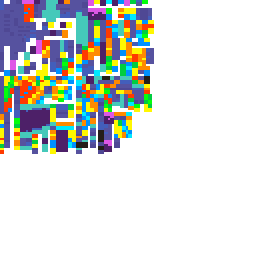
#> input picture new/assetcoloring/zilla gltf create/stantard_skins2/birthday hat_eye patch.png, 128 x 128 px, found by its file name (shown 2 times larger); its folder holds only this picture in this run
$ python change_color.py
#> lines starting #> are read from the running program, lines starting #| are printed output that depends on the picture
### new/assetcoloring/zilla gltf create/get_uri_dict.py
import glob, os

# [25 lines left out: function geturis, not called in this run]


def getfiles (path,filter):
    gltfs= []

    os.chdir(path)
    for file in glob.glob(filter):
        gltfs.append(file)
    return gltfs

### new/assetcoloring/zilla gltf create/change_color.py
# -*- coding: utf-8 -*-
from tracemalloc import start
from PIL import Image
import get_uri_dict

print('SKIN COLOR CHANGE')


path = "/home/flo/projekt/new/assetcoloring/zilla gltf create/"
List=get_uri_dict.getfiles(path+'stantard_skins2/',"*.png")
for part in List:
    print('\r└[read given img data] of '+ part, end='')
    image = Image.open(path+'stantard_skins2/' + part)
#> image is the input picture: PIL image 128x128 RGBA; mean R, G, B, A 37.8, 41.4, 37.6, 78
    #print(image)
    #print(image.mode)
    rgba=image.convert("RGBA")
    datas = rgba.getdata()

    og = []
    DarkPink = []
    Pink = []
    Cream = []
    Crocodile = []
    DarkCyan = []
    DarkPurple = []
    Fire=[]
    Grayscale=[]
    HunterGreen =[]
    Independance_blue = []
    Kelly_green = []
    Light_orange = []
    Light_purple=[]
    Orange = []
    Pale_Green = []
    Persian = []
    Pidgeon_Blue = []
    Red = []
    Violet = []
    Blue = []
    #print(datas)
    for item in datas:
        if(item[0] == 86 and item[1]==82 and item[2]==159 and item[3]==255): #normal skin //piink normal
            DarkPink.append((255, 85, 170, 255))
            Pink.append((255,127,170,255))
            Cream.append((224,177,175,255))
            Crocodile.append((87,86,59,255))
            DarkCyan.append((0,85,85,255))
            DarkPurple.append((85,85,170,255))
            Fire.append((170,85,85,255))
            Grayscale.append((105,105,105,255))
            HunterGreen.append((85,170,85,255))
            Independance_blue.append((101,85,116,255))
            Kelly_green.append((0,170,0,255))
            Light_orange.append((255,170,0,255))
            Light_purple.append((170,85,255,255))
            Orange.append((255,149,0,255))
            Pale_Green.append((85,255,170,255))
            Persian.append((0,170,170,255))
            Pidgeon_Blue.append((85,93,116,255))
            Red.append((170,0,0,255))
            Violet.append((85,85,170,255))
            Blue.append((85,85,255,255))
            og.append((85,95,120,255))
        elif(item[0] == 79 and item[1]==72 and item[2]==148 and item[3]==255):#darker skin //normal-20
            DarkPink.append((235, 65, 150, 255))
            Pink.append((235,107,150,255))
            Cream.append((204,157,155,255))
            Crocodile.append((67,66,39,255))
            DarkCyan.append((0,65,65,255))
            DarkPurple.append((65,65,150,255))
            Fire.append((150,65,65,255))
            Grayscale.append((85,85,85,255))
            HunterGreen.append((65,150,65,255))
            Independance_blue.append((81,65,96,255))
            Kelly_green.append((0,150,0,255))
            Light_orange.append((235,150,0,255))
            Light_purple.append((150,65,235,255))
            Orange.append((235,129,0,255))
            Pale_Green.append((65,235,150,255))
            Persian.append((0,150,150,255))
            Pidgeon_Blue.append((65,73,96,255))
            Red.append((150,0,0,255))
            Violet.append((65,65,150,255))
            Blue.append((75,75,245,255))
            og.append((75,85,110,255))
        elif(item[0] == 69 and item[1]==201 and item[2]==186 and item[3]==255):#belly
            DarkPink.append((255, 218, 236, 255))
            Pink.append((255,255,255,255))
            Cream.append((255,255,255,255))
            Crocodile.append((255,170,221,255))
            DarkCyan.append((170,255,170,255))
            DarkPurple.append((255,255,170,255))
            Fire.append((255,255,85,255))
            Grayscale.append((255,255,255,255))
            HunterGreen.append((255,255,255,255))
            Independance_blue.append((170,255,255,255))
            Kelly_green.append((255,255,170,255))
            Light_orange.append((255,255,170,255))
            Light_purple.append((255,255,170,255))
            Orange.append((255,255,170,255))
            Pale_Green.append((255,255,255,255))
            Persian.append((255,255,170,255))
            Pidgeon_Blue.append((255,255,170,255))
            Red.append((255,170,85,255))
            Violet.append((170,255,255,255))
            Blue.append((186,255,210,255))
            og.append((255,255,255,255))
        elif(item[0] == 67 and item[1]==94 and item[2]==187 and item[3]==255):#berfore belly
            DarkPink.append((255, 170, 170, 255))
            Pink.append((255,212,170,255))
            Cream.append((255,242,219,255))
            Crocodile.append((224,164,159,255))
            DarkCyan.append((0,176,147,255))
            DarkPurple.append((255,170,255,255))
            Fire.append((255,217,0,255))
            Grayscale.append((222,222,222,255))
            HunterGreen.append((255,255,170,255))
            Independance_blue.append((159,180,224,255))
            Kelly_green.append((187,239,0,255))
            Light_orange.append((255,255,0,255))
            Light_purple.append((224,194,255,255))
            Orange.append((255,227,118,255))
            Pale_Green.append((255,255,187,255))
            Persian.append((85,255,170,255))
            Pidgeon_Blue.append((159,224,218,255))
            Red.append((255,110,110,255))
            Violet.append((85,164,170,255))
            Blue.append((138,212,255,255))
            og.append((159,177,224,255))
        elif(item[0] == 234 and item[1]==219 and item[2]==206 and item[3]==255):#theeth
            DarkPink.append(item)
            Pink.append(item)
            Cream.append(item)
            Crocodile.append(item)
            DarkCyan.append(item)
            DarkPurple.append(item)
            Fire.append(item)
            Grayscale.append((item))
            HunterGreen.append(item)
            Independance_blue.append(item)
            Kelly_green.append(item)
            Light_orange.append(item)
            Light_purple.append(item)
            Orange.append(item)
            Pale_Green.append(item)
            Persian.append(item)
            Pidgeon_Blue.append(item)
            Red.append(item)
            Violet.append(item)
            Blue.append(item)
            og.append(item)
        elif(item[0] == 0 and item[1]==0 and item[2]==0 and item[3]==0):#transparent
            DarkPink.append(item)
            Pink.append(item)
            Cream.append(item)
            Crocodile.append(item)
            DarkCyan.append(item)
            DarkPurple.append(item)
            Fire.append(item)
            Grayscale.append(item)
            HunterGreen.append(item)
            Independance_blue.append(item)
            Kelly_green.append(item)
            Light_orange.append(item)
            Light_purple.append(item)
            Orange.append(item)
            Pale_Green.append(item)
            Persian.append(item)
            Pidgeon_Blue.append(item)
            Red.append(item)
            Violet.append(item)
            Blue.append(item)
            og.append(item)
        elif(item[0] == 222 and item[1]==87 and item[2]==230 and item[3]==255):#topspikes
            DarkPink.append((0, 170, 85, 255))
            Pink.append((152,106,170,255))
            Cream.append((255,175,85,255))
            Crocodile.append((170,91,85,255))
            DarkCyan.append((255,170,0,255))
            DarkPurple.append((88,43,185,255))
            Fire.append((85,85,170,255))
            Grayscale.append((99,99,99,255))
            HunterGreen.append((0,115,85,255))
            Independance_blue.append((85,113,170,255))
            Kelly_green.append((0,85,85,255))
            Light_orange.append((255,170,0,255))
            Light_purple.append((0,142,85,255))
            Orange.append((0,170,255,255))
            Pale_Green.append((255,168,151,255))
            Persian.append((170,85,85,255))
            Red.append((255,135,0,255))
            Pidgeon_Blue.append((120,240,228,255))
            Violet.append((170,0,170,255))
            Blue.append((168,64,113,255))
            og.append((58,109,170,255))
        elif(item[0] == 77 and item[1]==32 and item[2]==104 and item[3]==255):#bottomspikes
            DarkPink.append((0, 102, 85, 255))
            Pink.append((86,84,170,255))
            Cream.append((255,85,85,255))
            Crocodile.append((87,86,59,255))
            DarkCyan.append((255,85,0,255))
            DarkPurple.append((85,0,85,255))
            Fire.append((85,0,170,255))
            Grayscale.append((64,64,64,255))
            HunterGreen.append((0,85,85,255))
            Independance_blue.append((66,88,132,255))
            Kelly_green.append((0,106,0,255))
            Light_orange.append((170,85,0,255))
            Light_purple.append((0,85,85,255))
            Orange.append((0,85,255,255))
            Pale_Green.append((255,85,170,255))
            Persian.append((85,85,85,255))
            Pidgeon_Blue.append((66,132,125,255))
            Red.append((255,85,0,255))
            Violet.append((85,0,170,255))
            Blue.append((112,42,84,255))
            og.append((66,85,132,255))
        elif(item[0] == 90 and item[1]==47 and item[2]==123 and item[3]==255):#also bottomspikes? lol
            DarkPink.append((0, 102, 85, 255))
            Pink.append((86,84,170,255))
            Cream.append((255,85,85,255))
            Crocodile.append((132,70,66,255))
            DarkCyan.append((255,85,0,255))
            DarkPurple.append((85,0,85,255))
            Fire.append((85,0,170,255))
            Grayscale.append((64,64,64,255))
            HunterGreen.append((0,85,85,255))
            Independance_blue.append((66,88,132,255))
            Kelly_green.append((0,106,0,255))
            Light_orange.append((170,85,0,255))
            Light_purple.append((0,85,85,255))
            Orange.append((0,85,255,255))
            Pale_Green.append((255,85,170,255))
            Persian.append((85,85,85,255))
            Pidgeon_Blue.append((66,132,125,255))
            Red.append((255,85,0,255))
            Violet.append((85,0,170,255))
            Blue.append((112,42,84,255))
            og.append((66,85,132,255))
        elif(item[0] == 36 and item[1]==30 and item[2]==23 and item[3]==255):# nearly black
            DarkPink.append(item)
            Pink.append(item)
            Cream.append(item)
            Crocodile.append(item)
            DarkCyan.append(item)
            DarkPurple.append(item)
            Fire.append(item)
            Grayscale.append(item)
            HunterGreen.append(item)
            Independance_blue.append(item)
            Kelly_green.append(item)
            Light_orange.append(item)
            Light_purple.append(item)
            Orange.append(item)
            Pale_Green.append(item)
            Persian.append(item)
            Pidgeon_Blue.append(item)
            Red.append(item)
            Violet.append(item)
            Blue.append(item)
            og.append(item)
        elif(item[0] == 105 and item[1]==22 and item[2]==22 and item[3]==255):# mouth intern
            DarkPink.append(item)
            Pink.append(item)
            Cream.append(item)
            Crocodile.append(item)
            DarkCyan.append(item)
            DarkPurple.append(item)
            Fire.append(item)
            Grayscale.append(item)
            HunterGreen.append(item)
            Independance_blue.append(item)
            Kelly_green.append(item)
            Light_orange.append(item)
            Light_purple.append(item)
            Orange.append(item)
            Pale_Green.append(item)
            Persian.append(item)
            Pidgeon_Blue.append(item)
            Red.append(item)
            Violet.append(item)
            Blue.append(item)
            og.append(item)
        else:
            DarkPink.append(item)
            Pink.append(item)
            Cream.append(item)
            Crocodile.append(item)
            DarkCyan.append(item)
            DarkPurple.append(item)
            Fire.append(item)
            Grayscale.append(item)
            HunterGreen.append(item)
            Independance_blue.append(item)
            Kelly_green.append(item)
            Light_orange.append(item)
            Light_purple.append(item)
            Orange.append(item)
            Pale_Green.append(item)
            Persian.append(item)
            Pidgeon_Blue.append(item)
            Red.append(item)
            Violet.append(item)
            Blue.append(item)
            og.append(item)
#> this loop made 16384 passes
#> item on passes 1 to 3: (67, 94, 187, 255), (67, 94, 187, 255), (255, 255, 255, 255)
#> after the loop, Blue = 16384 items, first 6: (138, 212, 255, 255), (138, 212, 255, 255), (255, 255, 255, 255), (255, 255, 255, 255), (255, 255, 255, 255), (85, 85, 255, 255); Cream = 16384 items, first 6: (255, 242, 219, 255), (255, 242, 219, 255), (255, 255, 255, 255), (255, 255, 255, 255), (255, 255, 255, 255), (224, 177, 175, 255); Crocodile = 16384 items, first 6: (224, 164, 159, 255), (224, 164, 159, 255), (255, 255, 255, 255), (255, 255, 255, 255), (255, 255, 255, 255), (87, 86, 59, 255); DarkCyan = 16384 items, first 6: (0, 176, 147, 255), (0, 176, 147, 255), (255, 255, 255, 255), (255, 255, 255, 255), (255, 255, 255, 255), (0, 85, 85, 255); DarkPink = 16384 items, first 6: (255, 170, 170, 255), (255, 170, 170, 255), (255, 255, 255, 255), (255, 255, 255, 255), (255, 255, 255, 255), (255, 85, 170, 255); DarkPurple = 16384 items, first 6: (255, 170, 255, 255), (255, 170, 255, 255), (255, 255, 255, 255), (255, 255, 255, 255), (255, 255, 255, 255), (85, 85, 170, 255); Fire = 16384 items, first 6: (255, 217, 0, 255), (255, 217, 0, 255), (255, 255, 255, 255), (255, 255, 255, 255), (255, 255, 255, 255), (170, 85, 85, 255); Grayscale = 16384 items, first 6: (222, 222, 222, 255), (222, 222, 222, 255), (255, 255, 255, 255), (255, 255, 255, 255), (255, 255, 255, 255), (105, 105, 105, 255); HunterGreen = 16384 items, first 6: (255, 255, 170, 255), (255, 255, 170, 255), (255, 255, 255, 255), (255, 255, 255, 255), (255, 255, 255, 255), (85, 170, 85, 255); Independance_blue = 16384 items, first 6: (159, 180, 224, 255), (159, 180, 224, 255), (255, 255, 255, 255), (255, 255, 255, 255), (255, 255, 255, 255), (101, 85, 116, 255); Kelly_green = 16384 items, first 6: (187, 239, 0, 255), (187, 239, 0, 255), (255, 255, 255, 255), (255, 255, 255, 255), (255, 255, 255, 255), (0, 170, 0, 255); Light_orange = 16384 items, first 6: (255, 255, 0, 255), (255, 255, 0, 255), (255, 255, 255, 255), (255, 255, 255, 255), (255, 255, 255, 255), (255, 170, 0, 255); Light_purple = 16384 items, first 6: (224, 194, 255, 255), (224, 194, 255, 255), (255, 255, 255, 255), (255, 255, 255, 255), (255, 255, 255, 255), (170, 85, 255, 255); Orange = 16384 items, first 6: (255, 227, 118, 255), (255, 227, 118, 255), (255, 255, 255, 255), (255, 255, 255, 255), (255, 255, 255, 255), (255, 149, 0, 255); Pale_Green = 16384 items, first 6: (255, 255, 187, 255), (255, 255, 187, 255), (255, 255, 255, 255), (255, 255, 255, 255), (255, 255, 255, 255), (85, 255, 170, 255); Persian = 16384 items, first 6: (85, 255, 170, 255), (85, 255, 170, 255), (255, 255, 255, 255), (255, 255, 255, 255), (255, 255, 255, 255), (0, 170, 170, 255); Pidgeon_Blue = 16384 items, first 6: (159, 224, 218, 255), (159, 224, 218, 255), (255, 255, 255, 255), (255, 255, 255, 255), (255, 255, 255, 255), (85, 93, 116, 255); Pink = 16384 items, first 6: (255, 212, 170, 255), (255, 212, 170, 255), (255, 255, 255, 255), (255, 255, 255, 255), (255, 255, 255, 255), (255, 127, 170, 255); Red = 16384 items, first 6: (255, 110, 110, 255), (255, 110, 110, 255), (255, 255, 255, 255), (255, 255, 255, 255), (255, 255, 255, 255), (170, 0, 0, 255); Violet = 16384 items, first 6: (85, 164, 170, 255), (85, 164, 170, 255), (255, 255, 255, 255), (255, 255, 255, 255), (255, 255, 255, 255), (85, 85, 170, 255); og = 16384 items, first 6: (159, 177, 224, 255), (159, 177, 224, 255), (255, 255, 255, 255), (255, 255, 255, 255), (255, 255, 255, 255), (85, 95, 120, 255)
            #print(item)

    rgba.putdata(DarkPink)
    rgba.save(path + "skins/dark pink/dark pink_"+ part, "PNG")
    rgba.putdata(Pink)
    rgba.save(path+"skins/pink/pink_"+part, "PNG")
    rgba.putdata(Cream)
    rgba.save(path+"skins/cream/cream_"+part, "PNG")
    rgba.putdata(Crocodile)
    rgba.save(path+"skins/crocodile/crocodile_"+part, "PNG")
    rgba.putdata(DarkCyan)
    rgba.save(path+"skins/dark cyan/dark cyan_"+part, "PNG")
    rgba.putdata(DarkPurple)
    rgba.save(path+"skins/dark purple/dark purple_"+part, "PNG")
    rgba.putdata(Fire)
    rgba.save(path+"skins/fire/fire_"+part, "PNG")
    rgba.putdata(Grayscale)
    rgba.save(path+"skins/grayscale/grayscale_"+part, "PNG")
    rgba.putdata(HunterGreen)
    rgba.save(path+"skins/hunter green/hunter green_"+part, "PNG")
    rgba.putdata(Independance_blue)
    rgba.save(path+"skins/independance blue/independance blue_"+part, "PNG")
    rgba.putdata(Kelly_green)
    rgba.save(path+"skins/kelly green/kelly green_"+part, "PNG")
    rgba.putdata(Light_orange)
    rgba.save(path+"skins/light orange/light orange_"+part, "PNG")
    rgba.putdata(Light_purple)
    rgba.save(path+"skins/light purple/light purple_"+part, "PNG")
    rgba.putdata(Orange)
    rgba.save(path+"skins/orange/orange_"+part, "PNG")
    rgba.putdata(Pale_Green)
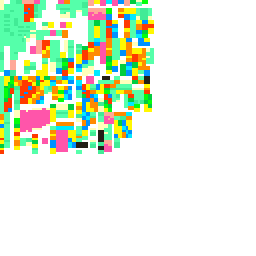
#> rgba: PIL image 128x128 RGBA (shown 2 times larger); mean R, G, B, A 50, 62.1, 41.4, 78; transparent parts drawn white
    rgba.save(path+"skins/pale green/pale green_"+part, "PNG")
    rgba.putdata(Persian)
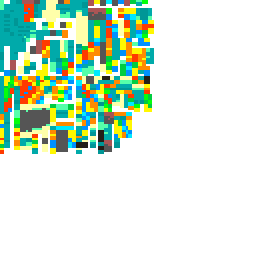
#> rgba: PIL image 128x128 RGBA (shown 2 times larger); mean R, G, B, A 35.8, 54.1, 36.2, 78; transparent parts drawn white
    rgba.save(path+"skins/persian green/persian green_"+part, "PNG")
    rgba.putdata(Pidgeon_Blue)
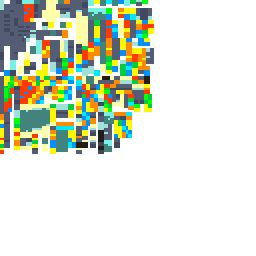
#> rgba: PIL image 128x128 RGBA (shown 2 times larger); mean R, G, B, A 43.2, 49.1, 34.1, 78; transparent parts drawn white
    rgba.save(path+"skins/pigeon blue/pigeon blue_"+part, "PNG")
    rgba.putdata(Red)
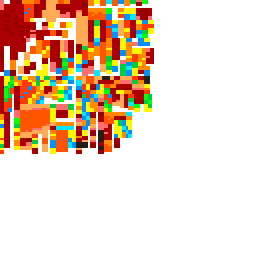
#> rgba: PIL image 128x128 RGBA (shown 2 times larger); mean R, G, B, A 57.4, 35.4, 15.9, 78; transparent parts drawn white
    rgba.save(path+"skins/red/red_"+part, "PNG")
    rgba.putdata(Violet)
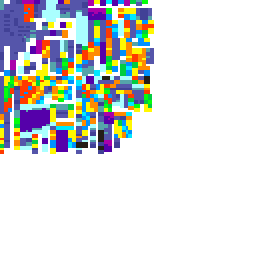
#> rgba: PIL image 128x128 RGBA (shown 2 times larger); mean R, G, B, A 40.4, 42.7, 41.2, 78; transparent parts drawn white
    rgba.save(path+"skins/violet/violet_"+part, "PNG")
    rgba.putdata(Blue)
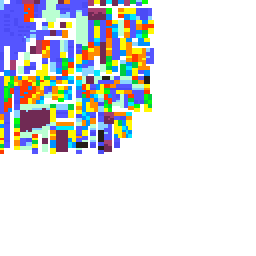
#> rgba: PIL image 128x128 RGBA (shown 2 times larger); mean R, G, B, A 42.5, 45, 46.4, 78; transparent parts drawn white
    rgba.save(path+"skins/blue/blue_"+part, "PNG")
    rgba.putdata(og)
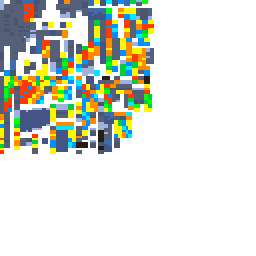
#> rgba: PIL image 128x128 RGBA (shown 2 times larger); mean R, G, B, A 42.9, 46.7, 37, 78; transparent parts drawn white
    rgba.save(path+"skins/og/og_"+part, "PNG")

print('\r└[read given img data] of '+ part)

$ run again, on new/assetcoloring/zilla gltf create/stantard_skins2/blue tie.png
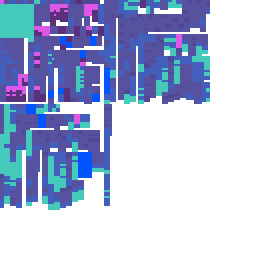
#> input picture new/assetcoloring/zilla gltf create/stantard_skins2/blue tie.png, 128 x 128 px, found by its file name (shown 2 times larger)
#> image is the input picture: PIL image 128x128 RGBA; mean R, G, B, A 34.9, 45.6, 76.4, 112.1
#> the loop `for item in datas:` made 16384 passes
#> item on passes 1 to 3: (222, 87, 230, 255), (222, 87, 230, 255), (86, 82, 159, 255)
#> after the loop `for item in datas:`: Blue = 16384 items, first 6: (168, 64, 113, 255), (168, 64, 113, 255), (85, 85, 255, 255), (85, 85, 255, 255), (85, 85, 255, 255), (138, 212, 255, 255); Cream = 16384 items, first 6: (255, 175, 85, 255), (255, 175, 85, 255), (224, 177, 175, 255), (224, 177, 175, 255), (224, 177, 175, 255), (255, 242, 219, 255); Crocodile = 16384 items, first 6: (170, 91, 85, 255), (170, 91, 85, 255), (87, 86, 59, 255), (87, 86, 59, 255), (87, 86, 59, 255), (224, 164, 159, 255); DarkCyan = 16384 items, first 6: (255, 170, 0, 255), (255, 170, 0, 255), (0, 85, 85, 255), (0, 85, 85, 255), (0, 85, 85, 255), (0, 176, 147, 255); DarkPink = 16384 items, first 6: (0, 170, 85, 255), (0, 170, 85, 255), (255, 85, 170, 255), (255, 85, 170, 255), (255, 85, 170, 255), (255, 170, 170, 255); DarkPurple = 16384 items, first 6: (88, 43, 185, 255), (88, 43, 185, 255), (85, 85, 170, 255), (85, 85, 170, 255), (85, 85, 170, 255), (255, 170, 255, 255); Fire = 16384 items, first 6: (85, 85, 170, 255), (85, 85, 170, 255), (170, 85, 85, 255), (170, 85, 85, 255), (170, 85, 85, 255), (255, 217, 0, 255); Grayscale = 16384 items, first 6: (99, 99, 99, 255), (99, 99, 99, 255), (105, 105, 105, 255), (105, 105, 105, 255), (105, 105, 105, 255), (222, 222, 222, 255); HunterGreen = 16384 items, first 6: (0, 115, 85, 255), (0, 115, 85, 255), (85, 170, 85, 255), (85, 170, 85, 255), (85, 170, 85, 255), (255, 255, 170, 255); Independance_blue = 16384 items, first 6: (85, 113, 170, 255), (85, 113, 170, 255), (101, 85, 116, 255), (101, 85, 116, 255), (101, 85, 116, 255), (159, 180, 224, 255); Kelly_green = 16384 items, first 6: (0, 85, 85, 255), (0, 85, 85, 255), (0, 170, 0, 255), (0, 170, 0, 255), (0, 170, 0, 255), (187, 239, 0, 255); Light_orange = 16384 items, first 6: (255, 170, 0, 255), (255, 170, 0, 255), (255, 170, 0, 255), (255, 170, 0, 255), (255, 170, 0, 255), (255, 255, 0, 255); Light_purple = 16384 items, first 6: (0, 142, 85, 255), (0, 142, 85, 255), (170, 85, 255, 255), (170, 85, 255, 255), (170, 85, 255, 255), (224, 194, 255, 255); Orange = 16384 items, first 6: (0, 170, 255, 255), (0, 170, 255, 255), (255, 149, 0, 255), (255, 149, 0, 255), (255, 149, 0, 255), (255, 227, 118, 255); Pale_Green = 16384 items, first 6: (255, 168, 151, 255), (255, 168, 151, 255), (85, 255, 170, 255), (85, 255, 170, 255), (85, 255, 170, 255), (255, 255, 187, 255); Persian = 16384 items, first 6: (170, 85, 85, 255), (170, 85, 85, 255), (0, 170, 170, 255), (0, 170, 170, 255), (0, 170, 170, 255), (85, 255, 170, 255); Pidgeon_Blue = 16384 items, first 6: (120, 240, 228, 255), (120, 240, 228, 255), (85, 93, 116, 255), (85, 93, 116, 255), (85, 93, 116, 255), (159, 224, 218, 255); Pink = 16384 items, first 6: (152, 106, 170, 255), (152, 106, 170, 255), (255, 127, 170, 255), (255, 127, 170, 255), (255, 127, 170, 255), (255, 212, 170, 255); Red = 16384 items, first 6: (255, 135, 0, 255), (255, 135, 0, 255), (170, 0, 0, 255), (170, 0, 0, 255), (170, 0, 0, 255), (255, 110, 110, 255); Violet = 16384 items, first 6: (170, 0, 170, 255), (170, 0, 170, 255), (85, 85, 170, 255), (85, 85, 170, 255), (85, 85, 170, 255), (85, 164, 170, 255); og = 16384 items, first 6: (58, 109, 170, 255), (58, 109, 170, 255), (85, 95, 120, 255), (85, 95, 120, 255), (85, 95, 120, 255), (159, 177, 224, 255)
#> `rgba.putdata(Blue)`:
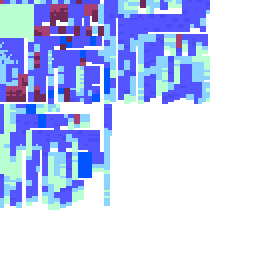
#> rgba: PIL image 128x128 RGBA (shown 2 times larger); mean R, G, B, A 50.4, 61.7, 103.5, 112.1; transparent parts drawn white
#> `rgba.putdata(og)`:
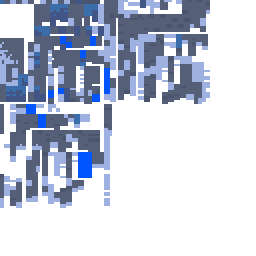
#> rgba: PIL image 128x128 RGBA (shown 2 times larger); mean R, G, B, A 55.4, 61.8, 76.3, 112.1; transparent parts drawn white
